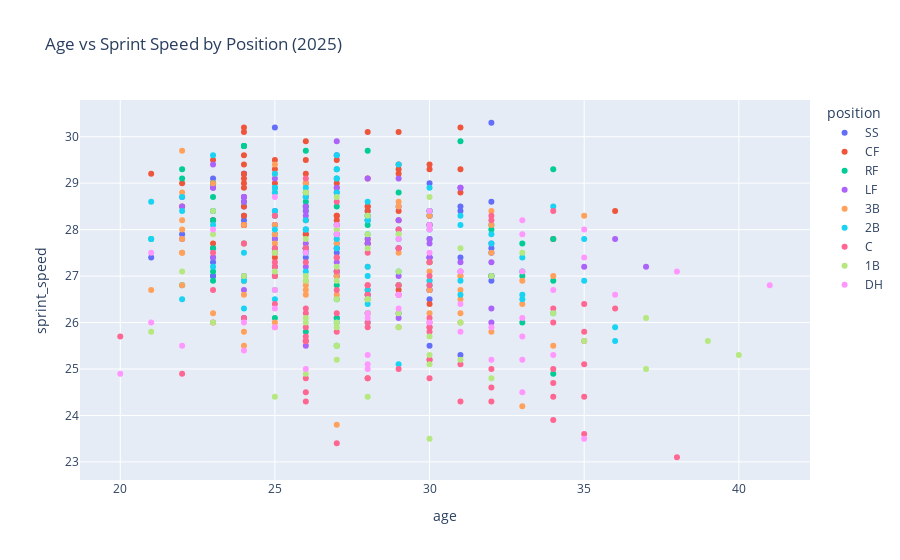

The code cell stored with this chart in its notebook:
### Code cell
fig = px.scatter(
    df25,
    x="age",
    y="sprint_speed",
    color="position",
    hover_data=["last_name, first_name", "team"],
    title="Age vs Sprint Speed by Position (2025)"
)

fig.show()

### Figure 1 — Plotly figure (JSON) as saved in the notebook; plotly's stock layout.template omitted (floating-point values rounded to 4 significant figures; data arrays with more than 128 entries replaced by an {"elided": "..."} marker saying what was removed)
{"data": [{"customdata": [["Turner, Trea", "PHI"], ["Witt Jr., Bobby", "KC"], ["Nuñez, Nasim", "WSH"], ["Peña, Jeremy", "HOU"], ["Ritter, Ryan", "COL"], ["Peguero, Liover", "PIT"], ["De La Cruz, Elly", "CIN"], ["McCoy, Mason", "SD"], ["Triolo, Jared", "PIT"], ["Ortiz, Joey", "MIL"], ["Story, Trevor", "BOS"], ["Lopez, Otto", "MIA"], ["Swanson, Dansby", "CHC"], ["Henderson, Gunnar", "BAL"], ["Fitzgerald, Ryan", "MIN"], ["Williams, Luke", "ATL"], ["Sweeney, Trey", "DET"], ["Winn, Masyn", "STL"], ["Volpe, Anthony", "NYY"], ["Caballero, José", "NYY"], ["Hernaiz, Darell", "ATH"], ["Walls, Taylor", "TB"], ["Abrams, CJ", "WSH"], ["Neto, Zach", "LAA"], ["Adames, Willy", "SF"], ["Vázquez, Luis", "BAL"], ["Williams, Carson", "TB"], ["Monasterio, Andruw", "MIL"], ["Tovar, Ezequiel", "COL"], ["Bogaerts, Xander", "SD"], ["Amaya, Jacob", "CWS"], ["Kim, Ha-Seong", "ATL"], ["Smith, Josh", "TEX"], ["Báez, Javier", "DET"], ["Allen, Nick", "ATL"], ["Short, Zack", "HOU"], ["Lindor, Francisco", "NYM"], ["Guzman, Denzer", "LAA"], ["Kiner-Falefa, Isiah", "TOR"], ["Montgomery, Colson", "CWS"], ["Perdomo, Geraldo", "AZ"], ["Meidroth, Chase", "CWS"], ["Arias, Gabriel", "CLE"], ["Wilson, Jacob", "ATH"], ["Rocchio, Brayan", "CLE"], ["Betts, Mookie", "LAD"], ["Crawford, J.P.", "SEA"], ["Correa, Carlos", "HOU"], ["Trejo, Alan", "COL"], ["Bichette, Bo", "TOR"], ["Lee, Brooks", "MIN"], ["Arcia, Orlando", "COL"], ["Seager, Corey", "TEX"]], "hovertemplate": "position=SS<br>age=%{x}<br>sprint_speed=%{y}<br>last_name, first_name=%{customdata[0]}<br>team=%{customdata[1]}<extra></extra>", "legendgroup": "SS", "marker": {"color": "#636efa", "symbol": "circle"}, "mode": "markers", "name": "SS", "orientation": "v", "showlegend": true, "type": "scatter", "x": [32, 25, 24, 27, 24, 24, 23, 30, 27, 26, 32, 26, 31, 24, 31, 28, 25, 23, 24, 28, 23, 28, 24, 24, 29, 25, 22, 28, 23, 32, 26, 29, 27, 32, 26, 30, 31, 21, 30, 23, 25, 23, 25, 23, 24, 32, 30, 30, 29, 27, 24, 30, 31], "xaxis": "x", "y": [30.3, 30.2, 29.8, 29.6, 29.2, 29.2, 29.1, 29.0, 28.8, 28.7, 28.6, 28.5, 28.5, 28.5, 28.4, 28.4, 28.4, 28.4, 28.3, 28.3, 28.2, 28.2, 28.2, 28.1, 28.0, 27.9, 27.9, 27.7, 27.6, 27.6, 27.6, 27.6, 27.5, 27.5, 27.4, 27.4, 27.4, 27.4, 27.4, 27.3, 27.2, 27.0, 27.0, 27.0, 27.0, 26.9, 26.7, 26.5, 26.2, 26.1, 26.1, 25.5, 25.3], "yaxis": "y"}, {"customdata": [["Scott II, Victor", "STL"], ["Buxton, Byron", "MIN"], ["Hill, Derek", "CWS"], ["Rojas, Johan", "PHI"], ["Lockridge, Brandon", "MIL"], ["Teodosio, Bryce", "LAA"], ["Simpson, Chandler", "TB"], ["Clarke, Denzel", "ATH"], ["Crow-Armstrong, Pete", "CHC"], ["Doyle, Brenton", "COL"], ["DeLuca, Jonny", "TB"], ["Helman, Michael", "TEX"], ["Straw, Myles", "TOR"], ["Lugo, Matthew", "LAA"], ["Mateo, Jorge", "BAL"], ["Young, Jacob", "WSH"], ["Thomas, Lane", "CLE"], ["Johnson, Daniel", "BAL"], ["Taylor, Tyrone", "NYM"], ["Rodríguez, Julio", "SEA"], ["Chourio, Jackson", "MIL"], ["Cruz, Oneil", "PIT"], ["Rafaela, Ceddanne", "BOS"], ["Perkins, Blake", "MIL"], ["Carter, Evan", "TEX"], ["Meadows, Parker", "DET"], ["Robert Jr., Luis", "CWS"], ["Melton, Jacob", "HOU"], ["Paris, Kyren", "LAA"], ["Mitchell, Garrett", "MIL"], ["Tolbert, Tyler", "KC"], ["Barrosa, Jorge", "AZ"], ["Bader, Harrison", "PHI"], ["Church, Nathan", "STL"], ["Keirsey Jr., DaShawn", "MIN"], ["Outman, James", "MIN"], ["Merrill, Jackson", "SD"], ["Harris II, Michael", "ATL"], ["Mullins, Cedric", "NYM"], ["Varsho, Daulton", "TOR"], ["Myers, Dane", "MIA"], ["Pillar, Kevin", "TEX"], ["Misner, Kameron", "TB"], ["Thomas, Alek", "AZ"], ["Pereira, Everson", "TB"], ["Marsh, Brandon", "PHI"], ["Trammell, Taylor", "HOU"], ["Meyers, Jake", "HOU"], ["Hassell III, Robert", "WSH"], ["Lee, Jung Hoo", "SF"], ["Marsee, Jakob", "MIA"], ["Wade, Tyler", "SD"], ["Pages, Andy", "LAD"], ["Suwinski, Jack", "PIT"], ["Adell, Jo", "LAA"], ["Isbel, Kyle", "KC"], ["Taylor, Michael A.", "CWS"], ["Vierling, Matt", "DET"], ["Martínez, Angel", "CLE"], ["Cowser, Colton", "BAL"], ["Bleday, JJ", "ATH"], ["Friedl, TJ", "CIN"], ["Grisham, Trent", "NYY"], ["McCormick, Chas", "HOU"]], "hovertemplate": "position=CF<br>age=%{x}<br>sprint_speed=%{y}<br>last_name, first_name=%{customdata[0]}<br>team=%{customdata[1]}<extra></extra>", "legendgroup": "CF", "marker": {"color": "#EF553B", "symbol": "circle"}, "mode": "markers", "name": "CF", "orientation": "v", "showlegend": true, "type": "scatter", "x": [24, 31, 29, 24, 28, 26, 24, 25, 23, 27, 26, 29, 30, 24, 30, 25, 29, 29, 31, 24, 21, 26, 24, 28, 22, 25, 27, 24, 23, 26, 27, 24, 31, 24, 28, 28, 22, 24, 30, 28, 29, 36, 27, 25, 24, 27, 27, 29, 23, 26, 24, 30, 24, 26, 26, 28, 34, 28, 23, 25, 27, 29, 28, 30], "xaxis": "x", "y": [30.2, 30.2, 30.1, 30.1, 30.1, 29.9, 29.6, 29.5, 29.5, 29.5, 29.5, 29.4, 29.4, 29.4, 29.3, 29.3, 29.3, 29.2, 29.3, 29.2, 29.2, 29.2, 29.1, 29.1, 29.0, 29.0, 29.0, 29.0, 29.0, 29.0, 28.9, 28.9, 28.8, 28.7, 28.5, 28.5, 28.5, 28.5, 28.4, 28.4, 28.4, 28.4, 28.3, 28.3, 28.3, 28.3, 28.2, 28.2, 28.2, 28.2, 28.1, 28.1, 28.1, 27.9, 27.9, 27.8, 27.8, 27.7, 27.7, 27.4, 27.1, 26.7, 26.7, 26.4], "yaxis": "y"}, {"customdata": {"elided": "67x2 str values"}, "hovertemplate": "position=RF<br>age=%{x}<br>sprint_speed=%{y}<br>last_name, first_name=%{customdata[0]}<br>team=%{customdata[1]}<extra></extra>", "legendgroup": "RF", "marker": {"color": "#00cc96", "symbol": "circle"}, "mode": "markers", "name": "RF", "orientation": "v", "showlegend": true, "type": "scatter", "x": [31, 24, 24, 28, 26, 22, 34, 27, 22, 27, 23, 23, 25, 29, 26, 23, 26, 24, 27, 26, 30, 26, 30, 23, 32, 28, 30, 27, 32, 27, 30, 25, 34, 21, 33, 24, 23, 27, 26, 25, 23, 30, 33, 23, 27, 25, 32, 27, 32, 33, 23, 24, 34, 29, 30, 22, 29, 27, 28, 27, 28, 27, 25, 33, 26, 27, 34], "xaxis": "x", "y": [29.9, 29.8, 29.8, 29.7, 29.7, 29.3, 29.3, 29.3, 29.1, 29.1, 29.0, 29.0, 28.9, 28.8, 28.8, 28.7, 28.6, 28.6, 28.5, 28.5, 28.4, 28.4, 28.3, 28.2, 28.1, 28.1, 28.1, 28.1, 28.0, 27.9, 27.8, 27.8, 27.8, 27.8, 27.7, 27.7, 27.6, 27.6, 27.6, 27.6, 27.4, 27.3, 27.1, 27.1, 27.1, 27.0, 27.0, 27.0, 27.0, 27.0, 26.9, 26.9, 26.9, 26.8, 26.8, 26.8, 26.8, 26.8, 26.6, 26.5, 26.5, 26.1, 26.1, 26.0, 25.8, 25.5, 24.9], "yaxis": "y"}, {"customdata": [["McCarthy, Jake", "AZ"], ["Clase, Jonatan", "TOR"], ["Harris, Dustin", "TEX"], ["Duran, Jarren", "BOS"], ["Mangum, Jake", "TB"], ["Hilliard, Sam", "COL"], ["Haggerty, Sam", "TEX"], ["Beavers, Dylan", "BAL"], ["Langford, Wyatt", "TEX"], ["Rave, John", "KC"], ["Domínguez, Jasson", "NYY"], ["Cole, Zach", "HOU"], ["Beck, Jordan", "COL"], ["Baldwin, Brooks", "CWS"], ["Loperfido, Joey", "TOR"], ["Johnson, Bryce", "SD"], ["Osuna, Alejandro", "TEX"], ["Loftin, Nick", "KC"], ["Martin, Austin", "MIN"], ["Hummel, Cooper", "HOU"], ["Bellinger, Cody", "NYY"], ["Wilson, Weston", "PHI"], ["Dezenzo, Zach", "HOU"], ["Canario, Alexander", "PIT"], ["Gonzalez, Oscar", "SD"], ["Morel, Christopher", "TB"], ["Robertson, Will", "CWS"], ["Roden, Alan", "MIN"], ["Wood, James", "WSH"], ["Canha, Mark", "KC"], ["De La Cruz, Bryan", "ATL"], ["Laureano, Ramón", "SD"], ["Collins, Isaac", "MIL"], ["Arozarena, Randy", "SEA"], ["Kjerstad, Heston", "BAL"], ["Brown, Seth", "ATH"], ["Cameron, Daz", "MIL"], ["Carlson, Dylan", "BAL"], ["Conine, Griffin", "MIA"], ["Schneider, Davis", "TOR"], ["Hays, Austin", "CIN"], ["Waters, Drew", "KC"], ["Ramos, Heliot", "SF"], ["Soderstrom, Tyler", "ATH"], ["Happ, Ian", "CHC"], ["Nimmo, Brandon", "NYM"], ["Kwan, Steven", "CLE"], ["Ward, Taylor", "LAA"], ["Pham, Tommy", "PIT"], ["Melendez, MJ", "KC"], ["Heyward, Jason", "SD"], ["Stowers, Kyle", "MIA"], ["Gurriel Jr., Lourdes", "AZ"], ["Nootbaar, Lars", "STL"], ["Kepler, Max", "PHI"], ["Sheets, Gavin", "SD"], ["Greene, Riley", "DET"], ["Benintendi, Andrew", "CWS"], ["Profar, Jurickson", "ATL"], ["Verdugo, Alex", "ATL"], ["Conforto, Michael", "LAD"], ["Burleson, Alec", "STL"]], "hovertemplate": "position=LF<br>age=%{x}<br>sprint_speed=%{y}<br>last_name, first_name=%{customdata[0]}<br>team=%{customdata[1]}<extra></extra>", "legendgroup": "LF", "marker": {"color": "#ab63fa", "symbol": "circle"}, "mode": "markers", "name": "LF", "orientation": "v", "showlegend": true, "type": "scatter", "x": [27, 23, 25, 28, 29, 31, 31, 23, 23, 27, 22, 24, 24, 24, 26, 29, 22, 26, 26, 30, 29, 30, 25, 25, 27, 26, 27, 25, 22, 36, 28, 30, 27, 30, 26, 32, 28, 26, 27, 26, 29, 26, 25, 23, 30, 32, 27, 31, 37, 26, 35, 27, 31, 27, 32, 29, 24, 30, 32, 29, 32, 26], "xaxis": "x", "y": [29.9, 29.4, 29.1, 29.1, 29.1, 28.9, 28.9, 28.9, 28.9, 28.9, 28.7, 28.7, 28.7, 28.6, 28.5, 28.5, 28.5, 28.4, 28.3, 28.3, 28.2, 28.1, 28.1, 28.1, 28.1, 28.0, 27.9, 27.8, 27.8, 27.8, 27.8, 27.8, 27.7, 27.7, 27.7, 27.7, 27.7, 27.6, 27.6, 27.6, 27.6, 27.6, 27.5, 27.4, 27.4, 27.3, 27.3, 27.3, 27.2, 27.2, 27.2, 27.1, 27.1, 27.0, 27.0, 27.0, 26.7, 26.7, 26.3, 26.1, 26.0, 25.5], "yaxis": "y"}, {"customdata": {"elided": "72x2 str values"}, "hovertemplate": "position=3B<br>age=%{x}<br>sprint_speed=%{y}<br>last_name, first_name=%{customdata[0]}<br>team=%{customdata[1]}<extra></extra>", "legendgroup": "3B", "marker": {"color": "#FFA15A", "symbol": "circle"}, "mode": "markers", "name": "3B", "orientation": "v", "showlegend": true, "type": "scatter", "x": [22, 25, 25, 23, 26, 22, 26, 25, 26, 29, 29, 32, 30, 35, 28, 28, 22, 25, 24, 32, 22, 25, 22, 27, 27, 24, 25, 32, 22, 25, 29, 22, 30, 28, 30, 31, 34, 25, 27, 31, 33, 26, 30, 24, 26, 29, 22, 26, 31, 30, 21, 27, 26, 24, 28, 31, 33, 23, 30, 31, 25, 31, 25, 29, 24, 32, 26, 26, 24, 34, 33, 27], "xaxis": "x", "y": [29.7, 29.4, 29.2, 29.0, 29.0, 28.8, 28.8, 28.8, 28.7, 28.6, 28.5, 28.4, 28.3, 28.3, 28.3, 28.2, 28.2, 28.1, 28.1, 28.1, 28.0, 27.9, 27.8, 27.8, 27.7, 27.7, 27.7, 27.5, 27.5, 27.5, 27.5, 27.5, 27.3, 27.2, 27.1, 27.0, 27.0, 27.0, 27.0, 27.0, 26.9, 26.9, 26.9, 26.9, 26.8, 26.8, 26.8, 26.7, 26.7, 26.7, 26.7, 26.6, 26.6, 26.6, 26.5, 26.5, 26.4, 26.2, 26.2, 26.2, 26.0, 26.0, 25.9, 25.9, 25.8, 25.8, 25.6, 25.6, 25.5, 25.5, 24.2, 23.8], "yaxis": "y"}, {"customdata": {"elided": "71x2 str values"}, "hovertemplate": "position=2B<br>age=%{x}<br>sprint_speed=%{y}<br>last_name, first_name=%{customdata[0]}<br>team=%{customdata[1]}<extra></extra>", "legendgroup": "2B", "marker": {"color": "#19d3f3", "symbol": "circle"}, "mode": "markers", "name": "2B", "orientation": "v", "showlegend": true, "type": "scatter", "x": [23, 27, 29, 27, 25, 27, 25, 26, 30, 27, 25, 22, 26, 28, 21, 34, 22, 25, 23, 30, 25, 28, 31, 26, 28, 28, 23, 31, 25, 26, 30, 26, 28, 32, 35, 27, 29, 21, 32, 27, 26, 24, 26, 26, 33, 23, 28, 29, 26, 28, 31, 35, 30, 24, 28, 25, 31, 33, 28, 22, 33, 25, 28, 24, 34, 28, 28, 27, 36, 36, 29], "xaxis": "x", "y": [29.6, 29.6, 29.4, 29.3, 29.2, 29.1, 28.9, 28.9, 28.9, 28.8, 28.8, 28.7, 28.7, 28.6, 28.6, 28.5, 28.4, 28.4, 28.4, 28.4, 28.3, 28.3, 28.3, 28.2, 28.2, 28.2, 28.1, 28.1, 28.0, 28.0, 28.0, 28.0, 27.9, 27.9, 27.8, 27.8, 27.8, 27.8, 27.7, 27.6, 27.6, 27.5, 27.5, 27.5, 27.4, 27.2, 27.2, 27.1, 27.1, 27.0, 26.9, 26.9, 26.9, 26.9, 26.7, 26.7, 26.6, 26.6, 26.6, 26.5, 26.5, 26.5, 26.4, 26.3, 26.2, 26.2, 26.0, 26.0, 25.9, 25.6, 25.1], "yaxis": "y"}, {"customdata": {"elided": "83x2 str values"}, "hovertemplate": "position=C<br>age=%{x}<br>sprint_speed=%{y}<br>last_name, first_name=%{customdata[0]}<br>team=%{customdata[1]}<extra></extra>", "legendgroup": "C", "marker": {"color": "#FF6692", "symbol": "circle"}, "mode": "markers", "name": "C", "orientation": "v", "showlegend": true, "type": "scatter", "x": [26, 27, 34, 32, 25, 32, 29, 24, 26, 29, 25, 26, 28, 23, 27, 27, 30, 25, 26, 25, 27, 30, 25, 28, 29, 30, 28, 27, 23, 28, 28, 29, 29, 25, 35, 34, 36, 26, 28, 26, 27, 30, 24, 28, 30, 30, 30, 23, 34, 26, 28, 27, 30, 35, 26, 20, 26, 35, 26, 30, 30, 35, 31, 34, 29, 32, 22, 26, 28, 30, 28, 34, 32, 26, 35, 34, 32, 31, 26, 34, 35, 27, 38], "xaxis": "x", "y": [29.1, 28.6, 28.4, 28.3, 28.3, 28.2, 28.0, 27.7, 27.6, 27.6, 27.6, 27.6, 27.5, 27.5, 27.4, 27.4, 27.3, 27.3, 27.3, 27.2, 27.1, 27.0, 27.0, 26.8, 26.8, 26.8, 26.8, 26.7, 26.7, 26.6, 26.6, 26.6, 26.6, 26.4, 26.4, 26.3, 26.3, 26.3, 26.2, 26.2, 26.2, 26.1, 26.1, 26.0, 26.0, 25.9, 25.9, 26.0, 26.0, 25.9, 25.9, 25.8, 25.8, 25.8, 25.7, 25.7, 25.6, 25.6, 25.6, 25.2, 25.2, 25.1, 25.1, 25.0, 25.0, 25.0, 24.9, 24.8, 24.8, 24.8, 24.8, 24.7, 24.6, 24.5, 24.4, 24.4, 24.3, 24.3, 24.3, 23.9, 23.6, 23.4, 23.1], "yaxis": "y"}, {"customdata": [["Duran, Ezequiel", "TEX"], ["Raley, Luke", "SEA"], ["Gorski, Matt", "PIT"], ["Bernabel, Warming", "COL"], ["Gonzalez, Romy", "BOS"], ["Steer, Spencer", "CIN"], ["Sogard, Nick", "BOS"], ["Clemens, Kody", "MIN"], ["Mayo, Coby", "BAL"], ["Burger, Jake", "TEX"], ["Toro, Abraham", "BOS"], ["Elko, Tim", "CWS"], ["Mountcastle, Ryan", "BAL"], ["O'Hearn, Ryan", "SD"], ["Encarnacion-Strand, Christian", "CIN"], ["Contreras, Willson", "STL"], ["Davidson, Logan", "LAA"], ["Kurtz, Nick", "ATH"], ["Rodríguez, Endy", "PIT"], ["Bauers, Jake", "MIL"], ["Harper, Bryce", "PHI"], ["Locklear, Tyler", "AZ"], ["Toglia, Michael", "COL"], ["Wagaman, Eric", "MIA"], ["Guerrero Jr., Vladimir", "TOR"], ["Torkelson, Spencer", "DET"], ["Johnston, Troy", "MIA"], ["Busch, Michael", "CHC"], ["Arraez, Luis", "SD"], ["Villar, David", "SF"], ["Lowe, Nathaniel", "BOS"], ["Walker, Christian", "HOU"], ["Crim, Blaine", "COL"], ["Valdez, Enmanuel", "PIT"], ["Goldschmidt, Paul", "NYY"], ["Schanuel, Nolan", "LAA"], ["Seymour, Bob", "TB"], ["Wade Jr., LaMonte", "LAA"], ["Vaughn, Andrew", "MIL"], ["Noda, Ryan", "BAL"], ["Aranda, Jonathan", "TB"], ["Stewart, Sal", "CIN"], ["Smith, Dominic", "SF"], ["Santana, Carlos", "CHC"], ["Freeman, Freddie", "LAD"], ["Pasquantino, Vinnie", "KC"], ["Horwitz, Spencer", "PIT"], ["Alonso, Pete", "NYM"], ["Turner, Justin", "CHC"], ["Olson, Matt", "ATL"], ["Mervis, Matt", "MIA"], ["France, Ty", "TOR"], ["Solano, Donovan", "TEX"], ["Chaparro, Andrés", "WSH"], ["Hoskins, Rhys", "MIL"], ["Naylor, Josh", "SEA"], ["Casas, Triston", "BOS"], ["Tellez, Rowdy", "TEX"]], "hovertemplate": "position=1B<br>age=%{x}<br>sprint_speed=%{y}<br>last_name, first_name=%{customdata[0]}<br>team=%{customdata[1]}<extra></extra>", "legendgroup": "1B", "marker": {"color": "#B6E880", "symbol": "circle"}, "mode": "markers", "name": "1B", "orientation": "v", "showlegend": true, "type": "scatter", "x": [26, 30, 27, 23, 28, 27, 27, 29, 23, 29, 28, 26, 28, 31, 25, 33, 27, 22, 25, 29, 32, 24, 26, 27, 26, 25, 28, 27, 28, 28, 29, 34, 28, 26, 37, 23, 26, 31, 27, 29, 27, 21, 30, 39, 35, 27, 27, 30, 40, 31, 27, 30, 37, 26, 32, 28, 25, 30], "xaxis": "x", "y": [28.8, 28.7, 28.7, 28.4, 28.3, 28.0, 28.0, 27.9, 27.9, 27.9, 27.9, 27.8, 27.6, 27.6, 27.5, 27.5, 27.2, 27.1, 27.1, 27.1, 27.0, 27.0, 27.0, 26.9, 26.9, 26.7, 26.5, 26.5, 26.5, 26.2, 26.2, 26.2, 26.2, 26.1, 26.1, 26.0, 26.0, 26.0, 26.0, 25.9, 25.9, 25.8, 25.7, 25.6, 25.6, 25.5, 25.5, 25.3, 25.3, 25.2, 25.2, 25.1, 25.0, 24.9, 24.8, 24.4, 24.4, 23.5], "yaxis": "y"}, {"customdata": [["Hernández, Heriberto", "MIA"], ["Suzuki, Seiya", "CHC"], ["Yelich, Christian", "MIL"], ["Biggio, Cavan", "KC"], ["Jones, Jahmai", "DET"], ["Ohtani, Shohei", "LAD"], ["Springer, George", "TOR"], ["Keith, Colt", "DET"], ["Lux, Gavin", "CIN"], ["Trout, Mike", "LAA"], ["Young, Jared", "NYM"], ["Jensen, Carter", "KC"], ["Rice, Ben", "NYY"], ["Rooker, Brent", "ATH"], ["Martini, Nick", "COL"], ["Polanco, Jorge", "SEA"], ["McCutchen, Andrew", "PIT"], ["Grichuk, Randal", "KC"], ["Gurriel, Yuli", "SD"], ["Refsnyder, Rob", "BOS"], ["Malloy, Justyn-Henry", "DET"], ["Fry, David", "CLE"], ["Brooks, Trenton", "SD"], ["Marte, Starling", "NYM"], ["Yoshida, Masataka", "BOS"], ["Smith, Pavin", "AZ"], ["Herrera, Iván", "STL"], ["Alvarez, Yordan", "HOU"], ["Díaz, Yandy", "TB"], ["Larnach, Trevor", "MIN"], ["Valera, George", "CLE"], ["Ballesteros, Moisés", "CHC"], ["Santander, Anthony", "TOR"], ["Del Castillo, Adrian", "AZ"], ["Schwarber, Kyle", "PHI"], ["Winker, Jesse", "NYM"], ["Bryant, Kris", "COL"], ["Fernández, Yanquiel", "COL"], ["Manzardo, Kyle", "CLE"], ["Maton, Nick", "CWS"], ["Ozuna, Marcell", "ATL"], ["Bell, Josh", "WSH"], ["Pederson, Joc", "TEX"], ["Baker, Luken", "STL"], ["Campusano, Luis", "SD"], ["Devers, Rafael", "SF"], ["Eldridge, Bryce", "SF"], ["Flores, Wilmer", "SF"], ["Stanton, Giancarlo", "NYY"]], "hovertemplate": "position=DH<br>age=%{x}<br>sprint_speed=%{y}<br>last_name, first_name=%{customdata[0]}<br>team=%{customdata[1]}<extra></extra>", "legendgroup": "DH", "marker": {"color": "#FF97FF", "symbol": "circle"}, "mode": "markers", "name": "DH", "orientation": "v", "showlegend": true, "type": "scatter", "x": [25, 30, 33, 30, 27, 30, 35, 23, 27, 33, 29, 21, 26, 30, 35, 31, 38, 33, 41, 34, 25, 29, 29, 36, 31, 29, 25, 28, 33, 28, 24, 21, 30, 25, 32, 31, 33, 22, 24, 28, 34, 32, 33, 28, 26, 28, 20, 33, 35], "xaxis": "x", "y": [28.7, 28.4, 28.2, 28.1, 28.1, 28.0, 28.0, 28.0, 27.9, 27.9, 27.8, 27.5, 27.5, 27.5, 27.4, 27.1, 27.1, 27.1, 26.8, 26.7, 26.7, 26.6, 26.6, 26.6, 26.4, 26.3, 26.3, 26.2, 26.1, 26.1, 26.0, 26.0, 26.0, 25.9, 25.9, 25.8, 25.7, 25.5, 25.4, 25.3, 25.3, 25.2, 25.2, 25.1, 25.0, 25.0, 24.9, 24.5, 23.5], "yaxis": "y"}], "layout": {"legend": {"title": {"text": "position"}, "tracegroupgap": 0}, "title": {"text": "Age vs Sprint Speed by Position (2025)"}, "xaxis": {"anchor": "y", "domain": [0, 1], "title": {"text": "age"}}, "yaxis": {"anchor": "x", "domain": [0, 1], "title": {"text": "sprint_speed"}}}}
